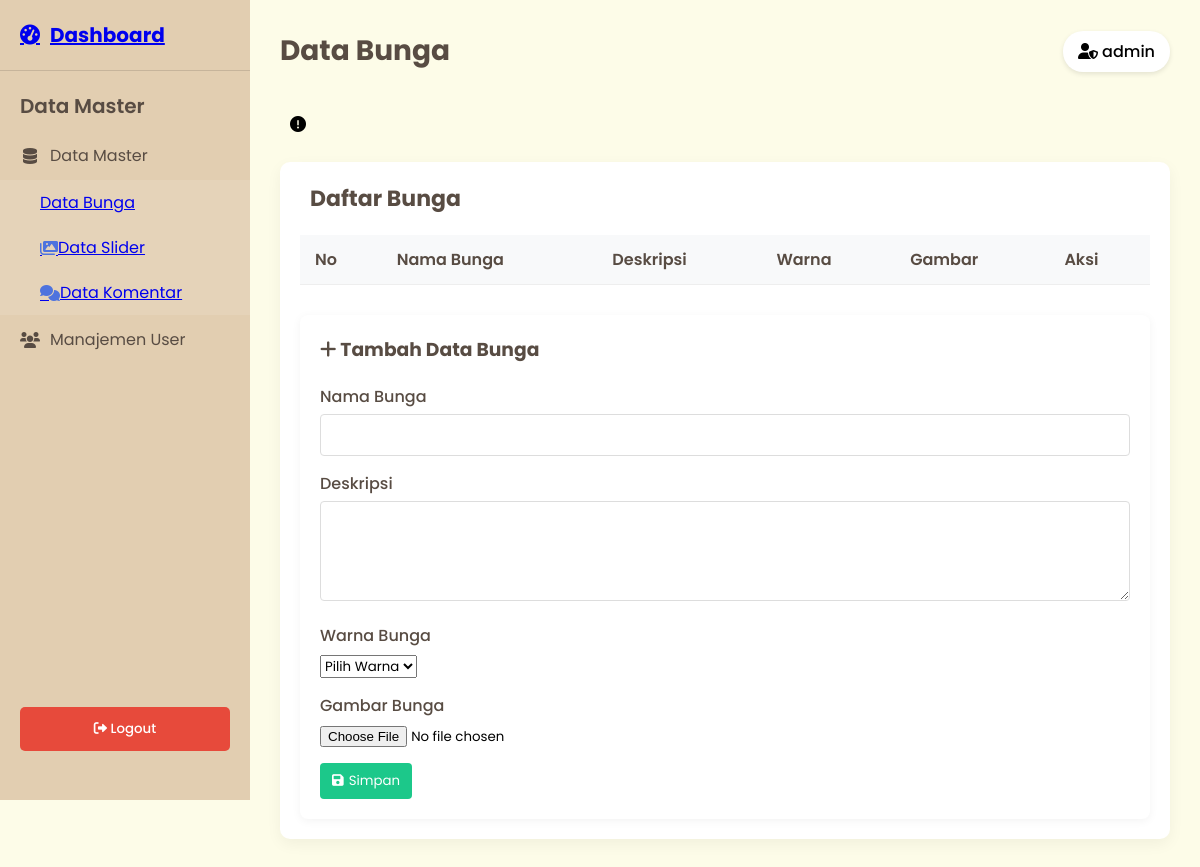
/flower_shop/admin/flowers.php (signed in), run on an earlier commit of the app's database.
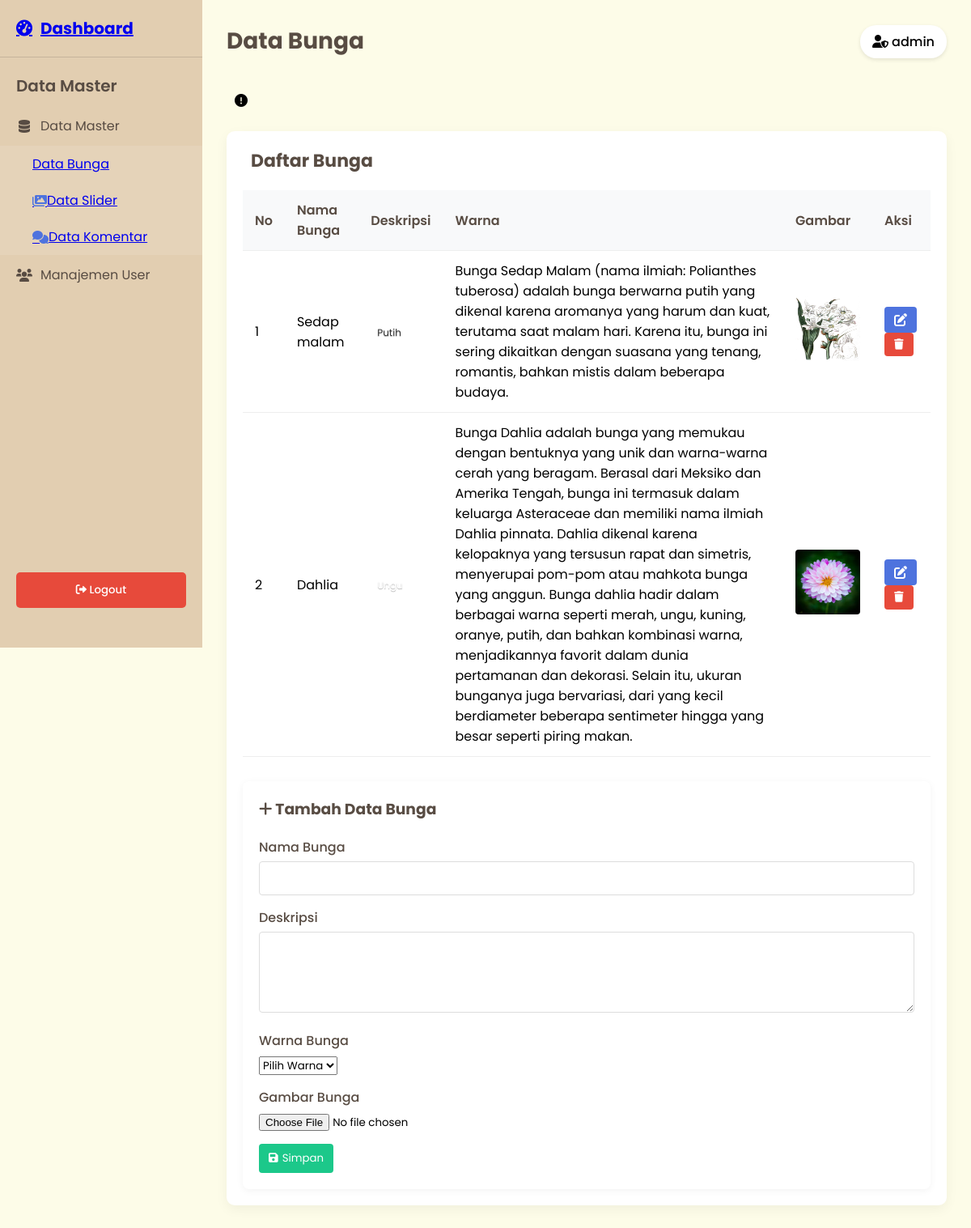
And on a later commit of the database.
### tables this page shows
CREATE TABLE `products` (
  `id` int(11) NOT NULL,
  `name` varchar(255) NOT NULL,
  `color` varchar(50) NOT NULL,
  `price` decimal(10,2) NOT NULL,
  `description` text DEFAULT NULL,
  `image` varchar(255) NOT NULL,
  `created_at` timestamp NOT NULL DEFAULT current_timestamp(),
  `updated_at` timestamp NOT NULL DEFAULT current_timestamp() ON UPDATE current_timestamp(),
  `category` varchar(50) NOT NULL DEFAULT 'produk',
  `image_path` varchar(255) DEFAULT NULL
);

### flower_shop/admin/flowers.php (the view, shortened to what this page needs)
<?php
require __DIR__.'/../config/database.php';
$error = '';
try {
    $stmt = $pdo->query("SELECT * FROM products WHERE category = 'bunga' ORDER BY id DESC");
    $flowers = $stmt->fetchAll(PDO::FETCH_ASSOC);
} catch (PDOException $e) {
    $error = "Gagal mengambil data bunga: ".$e->getMessage();
    $flowers = [];
}
?>
<!DOCTYPE html>
<html lang="en">
<head>
    <link rel="stylesheet" href="https://cdnjs.cloudflare.com/ajax/libs/font-awesome/6.0.0/css/all.min.css">
    <link rel="stylesheet" href="../assets/css/admin.css">
</head>
<body>
    <div class="sidebar">
    <div class="sidebar-header">
        <a href="dashboard.php" class="dashboard-link">
            <h2><i class="fas fa-tachometer-alt"></i> <span>Dashboard</span></h2>
        </a>
    </div>
        <div class="sidebar-menu">
            <div class="menu-title">Data Master</div>
            <div class="menu-item active" onclick="toggleSubmenu('data-master')">
                <i class="fas fa-database"></i> <span>Data Master</span>
            </div>
            <div class="submenu show" id="data-master">
                <a href="flowers.php" class="submenu-item active">
                    <i class="fas fa-flower"></i> <span>Data Bunga</span>
                </a>
                <a href="sliders.php" class="submenu-item">
                    <i class="fas fa-images"></i> <span>Data Slider</span>
                </a>
                <a href="comments.php" class="submenu-item">
                    <i class="fas fa-comments"></i> <span>Data Komentar</span>
                </a>
            </div>
            <div class="menu-item">
                <i class="fas fa-users"></i> <span>Manajemen User</span>
            </div>
            <button class="logout-btn" onclick="window.location.href='logout.php'">
                <i class="fas fa-sign-out-alt"></i> <span>Logout</span>
            </button>
        </div>
    </div>
    <div class="main-content">
        <div class="header">
            <h1>Data Bunga</h1>
            <div class="user-info">
                <i class="fas fa-user-shield"></i> <?php echo htmlspecialchars($_SESSION['username'] ?? 'Admin'); ?>
            </div>
        </div>
        <?php if (isset($error)): ?>
            <div class="alert alert-danger">
                <i class="fas fa-exclamation-circle"></i> <?php echo htmlspecialchars($error); ?>
            </div>
        <?php endif; ?>
        <div class="data-section">
            <h2><i class="fas fa-flower"></i> Daftar Bunga</h2>
            <div class="table-responsive">
                <table class="data-table">
                    <thead>
                        <tr>
                            <th>No</th>
                            <th>Nama Bunga</th>
                            <th>Deskripsi</th>
                             <th>Warna</th>
                            <th>Gambar</th>
                            <th>Aksi</th>
                        </tr>
                    </thead>
                    <tbody>
                        <?php foreach ($flowers as $index => $flower): ?>
            <tr>
                <td><?= $index + 1 ?></td>
                <td><?= htmlspecialchars($flower['name']) ?></td>
                <td>
                    <span class="color-badge" style="background-color: <?= htmlspecialchars($flower['color']) ?>">
                        <?= ucfirst(htmlspecialchars($flower['color'])) ?>
                    </span>
                </td>
                <td><?= htmlspecialchars($flower['description']) ?></td>
                <td>
                    <?php if ($flower['image_path']): ?>
                        <img src="../<?= htmlspecialchars($flower['image_path']) ?>" alt="<?= htmlspecialchars($flower['name']) ?>" width="80">
                    <?php else: ?>
                        <span class="no-image">No Image</span>
                    <?php endif; ?>
                                </td>
                                <td>
                                    <a href="edit_flower.php?id=<?= $flower['id'] ?>" class="btn btn-edit">
                                        <i class="fas fa-edit"></i>
                                    </a>
                                    <form method="POST" style="display: inline;">
                                        <button type="submit" name="delete_flower" class="btn btn-delete" onclick="return confirm('Apakah Anda yakin ingin menghapus bunga ini?')">
                                            <i class="fas fa-trash"></i>
                                        </button>
                                    </form>
                                </td>
                            </tr>
                        <?php endforeach; ?>
                    </tbody>
                </table>
            </div>
            <div class="add-form">
                <h3><i class="fas fa-plus"></i> Tambah Data Bunga</h3>
                <form method="POST" enctype="multipart/form-data">
                    <div class="form-group">
                        <label for="name">Nama Bunga</label>
                        <input type="text" id="name" name="name" required>
                    </div>
                    <div class="form-group">
                        <label for="description">Deskripsi</label>
                        <textarea id="description" name="description" rows="3" required></textarea>
                    </div>
                    <div class="form-group">
            <label for="color">Warna Bunga</label>
            <select id="color" name="color" required>
                <option value="">Pilih Warna</option>
            </select>
        </div>
                    <div class="form-group">
                        <label for="image">Gambar Bunga</label>
                        <input type="file" id="image" name="image" accept="image/*">
                    </div>
                    <button type="submit" name="add_flower" class="btn btn-primary">
                        <i class="fas fa-save"></i> Simpan
                    </button>
                </form>
            </div>
        </div>
    </div>
</body>
</html>

### flower_shop/assets/css/admin.css (style rules this page uses)
:root { --sidebar-bg: #E2CEB1; --main-bg: #FDFCE8; --text-dark: #584C43; --text-light: #FFFFFF; --accent-color: #4E73DE; --danger-color: #E74A3B; --success-color: #1CC88A; }
* { margin: 0; padding: 0; box-sizing: border-box; font-family: 'Poppins', sans-serif; }
body { display: flex; min-height: 100vh; background-color: var(--main-bg); }
.sidebar { width: 250px; background-color: var(--sidebar-bg); color: var(--text-dark); height: 100vh; position: fixed; padding: 20px 0; transition: all 0.3s; }
.sidebar-header { padding: 0 20px 20px; border-bottom: 1px solid rgba(88, 76, 67, 0.2); }
.sidebar-header h2 { font-size: 20px; font-weight: 700; display: flex; align-items: center; gap: 10px; }
.sidebar-menu { margin-top: 20px; position: relative; min-height: calc(100vh - 120px); }
.menu-item { padding: 12px 20px; cursor: pointer; transition: all 0.3s; display: flex; align-items: center; }
.menu-item i { margin-right: 10px; width: 20px; text-align: center; }
.menu-title { font-size: 20px; font-weight: 600; margin: 20px 20px 10px; color: var(--text-dark); }
.submenu { padding-left: 20px; display: none; background-color: rgba(255, 255, 255, 0.1); }
.submenu.show { display: block; }
.submenu-item { padding: 10px 20px; cursor: pointer; transition: all 0.3s; display: flex; align-items: center; }
.submenu-item i { color: var(--accent-color); }
.logout-btn { position: absolute; bottom: 20px; left: 20px; right: 20px; padding: 12px; background-color: var(--danger-color); color: var(--text-light); border: none; border-radius: 5px; cursor: pointer; text-align: center; font-weight: 500; transition: all 0.3s; }
.alert { padding: 10px; margin-bottom: 15px; border-radius: 4px; }
.main-content { flex: 1; margin-left: 250px; padding: 30px; transition: all 0.3s; }
.header { display: flex; justify-content: space-between; align-items: center; margin-bottom: 30px; flex-wrap: wrap; gap: 15px; }
.header h1 { color: var(--text-dark); font-size: 28px; }
.user-info { background-color: white; padding: 8px 15px; border-radius: 20px; box-shadow: 0 2px 5px rgba(0,0,0,0.1); font-weight: 500; }
.data-section { background-color: white; padding: 20px; border-radius: 10px; box-shadow: 0 5px 15px rgba(0,0,0,0.05); margin-bottom: 30px; }
.data-section h2 { color: var(--text-dark); margin-bottom: 20px; font-size: 22px; display: flex; align-items: center; gap: 10px; }
.data-table { width: 100%; border-collapse: collapse; margin-bottom: 20px; }
.data-table th, .data-table td { padding: 12px 15px; border-bottom: 1px solid #eee; text-align: left; }
.data-table th { background-color: #f8f9fa; font-weight: 600; color: var(--text-dark); }
.data-table img { max-height: 80px; border-radius: 4px; }
.btn { padding: 8px 12px; border-radius: 4px; cursor: pointer; display: inline-flex; align-items: center; gap: 5px; text-decoration: none; transition: all 0.3s; }
.btn-edit { background-color: var(--accent-color); color: white; border: none; }
.btn-delete { background-color: var(--danger-color); color: white; border: none; }
.btn-primary { background-color: var(--success-color); color: white; border: none; }
.add-form, .edit-form { background-color: white; padding: 20px; border-radius: 8px; box-shadow: 0 2px 10px rgba(0,0,0,0.05); margin-top: 30px; }
.add-form h3, .edit-form h3 { margin-top: 0; margin-bottom: 20px; color: var(--text-dark); }
.form-group { margin-bottom: 15px; }
.form-group label { display: block; margin-bottom: 5px; font-weight: 500; color: var(--text-dark); }
.form-group input[type="text"], .form-group textarea { width: 100%; padding: 10px; border: 1px solid #ddd; border-radius: 4px; font-family: 'Poppins', sans-serif; }
.form-group textarea { min-height: 100px; resize: vertical; }
.form-group input[type="file"] { width: 100%; }
.color-badge { display: inline-block; padding: 3px 8px; border-radius: 12px; color: white; font-size: 12px; text-shadow: 0 1px 1px rgba(0,0,0,0.3); }
.color-badge[style*="hitam"], .color-badge[style*="hijau"], .color-badge[style*="biru"], .color-badge[style*="ungu"] { color: white; }
.color-badge[style*="putih"], .color-badge[style*="kuning"], .color-badge[style*="pink"] { color: #333; }

What changed in the data, as far as the page shows it:
added products: name "Sedap malam", color "Putih", description "Bunga Sedap Malam (nama ilmiah: Polianthes tuberosa) adalah bunga berwarna putih yang dikenal karena aromanya yang harum dan kuat, terutama saat malam hari. Karena itu, bunga ini sering dikaitkan dengan suasana yang tenang, romantis, bahkan mistis dalam beberapa budaya.", image_path (picture)
added products: name "Dahlia", color "Ungu", description "Bunga Dahlia adalah bunga yang memukau dengan bentuknya yang unik dan warna-warna cerah yang beragam. Berasal dari Meksiko dan Amerika Tengah, bunga ini termasuk dalam keluarga Asteraceae dan memiliki nama ilmiah Dahlia pinnata. Dahlia dikenal karena kelopaknya yang tersusun rapat dan simetris, menyerupai pom-pom atau mahkota bunga yang anggun. Bunga dahlia hadir dalam berbagai warna seperti merah, ungu, kuning, oranye, putih, dan bahkan kombinasi warna, menjadikannya favorit dalam dunia pertamanan dan dekorasi. Selain itu, ukuran bunganya juga bervariasi, dari yang kecil berdiameter beberapa sentimeter hingga yang besar seperti piring makan.", image_path (picture)
